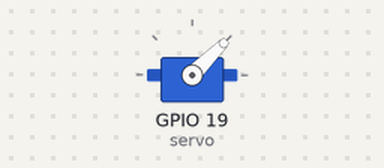
A program run on a simulated Raspberry Pi (BCM pin numbers). Shown: servo. Servo angles are drawn from the pulse width (0.5 ms = 0°, 2.5 ms = 180°).

Above: at 0.05 s.
At 3.0 s:
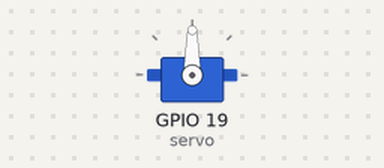
At 6.0 s:
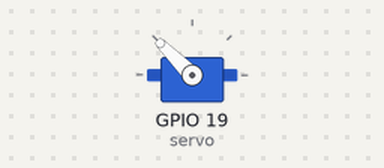
Timing chart, 0 to 7.8 s (numbered marks = the images above):
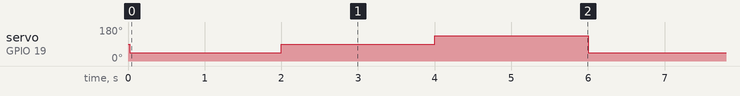

The program:

Servo_Demo.py
```python
# https://www.raspberrypi-spy.co.uk/2018/02/basic-servo-use-with-the-raspberry-pi/

from gpiozero import Servo
from time import sleep

servo = Servo(19)

while True:
    servo.min()
    sleep(2)
    servo.mid()
    sleep(2)
    servo.max()
    sleep(2)
```

Measured:
- by itself, servo on GPIO 19 (servo): repeats every 6.0 s: 90° 2.0 s, 135° 2.0 s, 45° 2.0 s
